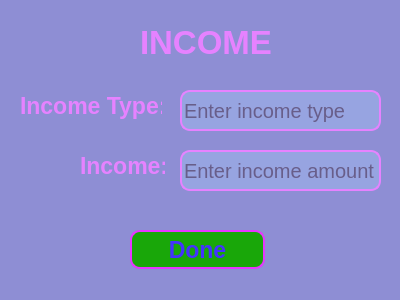
<?xml version="1.0" encoding="UTF-8"?>
<ui version="4.0">
 <class>IncomeDialog</class>
 <widget class="QDialog" name="IncomeDialog">
  <property name="geometry">
   <rect>
    <x>0</x>
    <y>0</y>
    <width>400</width>
    <height>300</height>
   </rect>
  </property>
  <property name="windowTitle">
   <string>Dialog</string>
  </property>
  <property name="styleSheet">
   <string notr="true">background-color: rgb(142, 142, 212);</string>
  </property>
  <widget class="QLabel" name="label">
   <property name="geometry">
    <rect>
     <x>140</x>
     <y>20</y>
     <width>132</width>
     <height>44</height>
    </rect>
   </property>
   <property name="font">
    <font>
     <pointsize>25</pointsize>
     <bold>true</bold>
    </font>
   </property>
   <property name="styleSheet">
    <string notr="true">color: rgb(230, 130, 255);</string>
   </property>
   <property name="text">
    <string>INCOME</string>
   </property>
  </widget>
  <widget class="QLabel" name="label_2">
   <property name="geometry">
    <rect>
     <x>20</x>
     <y>90</y>
     <width>142</width>
     <height>31</height>
    </rect>
   </property>
   <property name="font">
    <font>
     <pointsize>17</pointsize>
     <bold>true</bold>
    </font>
   </property>
   <property name="styleSheet">
    <string notr="true">color: rgb(230, 130, 255);</string>
   </property>
   <property name="text">
    <string>Income Type:</string>
   </property>
  </widget>
  <widget class="QLabel" name="label_3">
   <property name="geometry">
    <rect>
     <x>80</x>
     <y>150</y>
     <width>85</width>
     <height>31</height>
    </rect>
   </property>
   <property name="font">
    <font>
     <pointsize>17</pointsize>
     <bold>true</bold>
    </font>
   </property>
   <property name="styleSheet">
    <string notr="true">color: rgb(230, 130, 255);</string>
   </property>
   <property name="text">
    <string>Income:</string>
   </property>
  </widget>
  <widget class="QPushButton" name="Income_Done_pushButton">
   <property name="geometry">
    <rect>
     <x>130</x>
     <y>230</y>
     <width>135</width>
     <height>39</height>
    </rect>
   </property>
   <property name="font">
    <font>
     <pointsize>17</pointsize>
     <bold>true</bold>
    </font>
   </property>
   <property name="cursor">
    <cursorShape>PointingHandCursor</cursorShape>
   </property>
   <property name="styleSheet">
    <string notr="true">QPushButton{
	
	background-color: rgb(25, 167, 9);
	color: rgb(68, 51, 255);
	border: 2px solid #e735ff;
border-radius: 10px;
}</string>
   </property>
   <property name="text">
    <string>Done</string>
   </property>
  </widget>
  <widget class="QLineEdit" name="Income_Type_lineEdit">
   <property name="geometry">
    <rect>
     <x>180</x>
     <y>90</y>
     <width>201</width>
     <height>41</height>
    </rect>
   </property>
   <property name="font">
    <font>
     <pointsize>15</pointsize>
    </font>
   </property>
   <property name="styleSheet">
    <string notr="true">QLineEdit{
	background-color: rgb(151, 164, 225);
	color: rgb(58, 24, 51);
border: 2px solid #e682ff;
border-radius: 10px;
}</string>
   </property>
   <property name="placeholderText">
    <string>Enter income type</string>
   </property>
  </widget>
  <widget class="QLineEdit" name="Income_Amount_lineEdit">
   <property name="geometry">
    <rect>
     <x>180</x>
     <y>150</y>
     <width>201</width>
     <height>41</height>
    </rect>
   </property>
   <property name="font">
    <font>
     <pointsize>15</pointsize>
    </font>
   </property>
   <property name="styleSheet">
    <string notr="true">QLineEdit{
	background-color: rgb(151, 164, 225);
	color: rgb(58, 24, 51);
border: 2px solid #e682ff;
border-radius: 10px;
}</string>
   </property>
   <property name="placeholderText">
    <string>Enter income amount</string>
   </property>
  </widget>
 </widget>
 <resources/>
 <connections/>
</ui>
